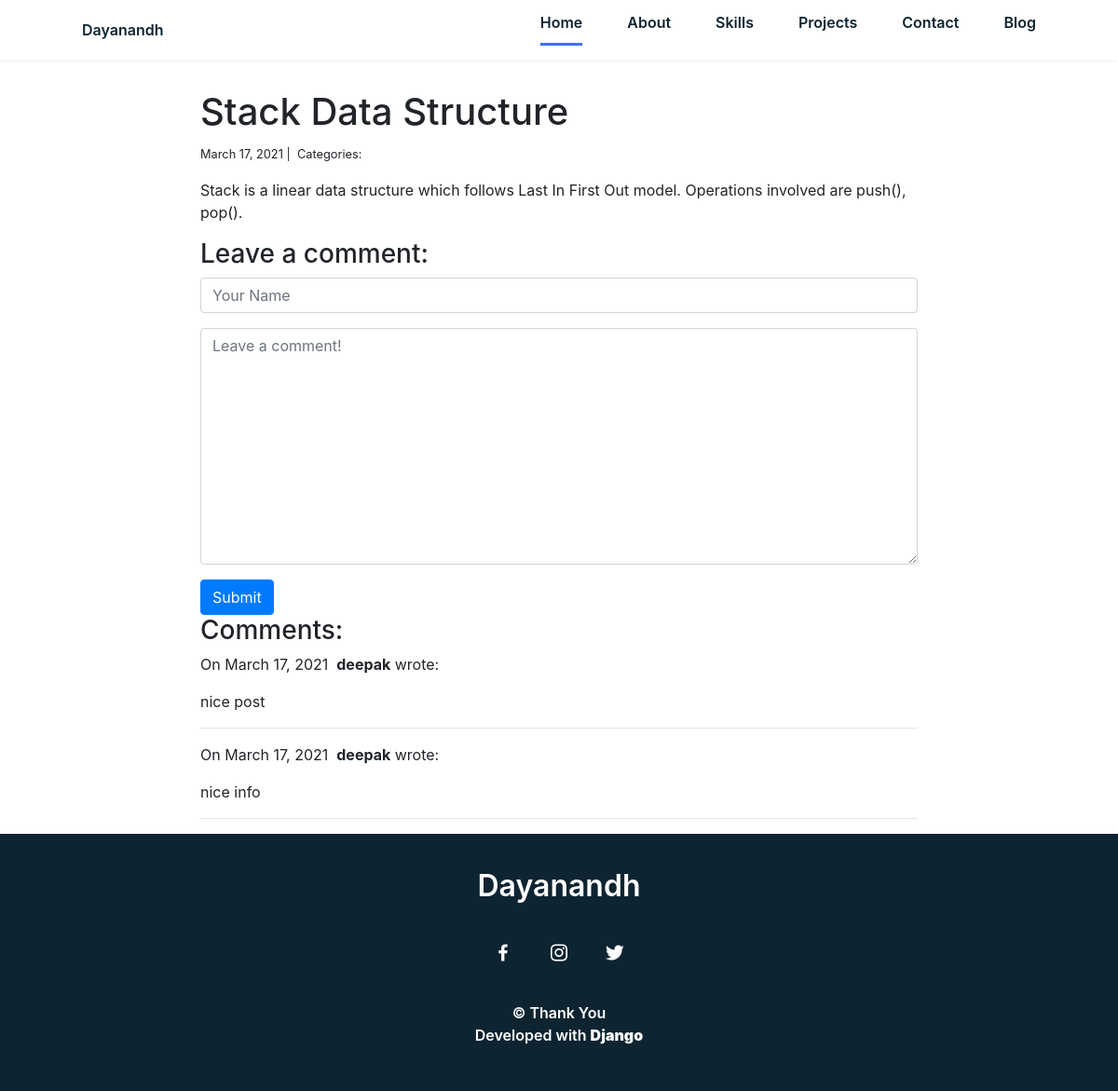
Page /blog/1/ on the committed database.
### blog/models.py (models this page shows)
class Post(models.Model):
    title = models.CharField(max_length=255)
    body = models.TextField()
    created_on = models.DateTimeField(auto_now_add = True)
    last_modified = models.DateTimeField(auto_now=True)
    catergories = models.ManyToManyField('Category', related_name='posts')

class Comment(models.Model):
    author = models.CharField(max_length=60)
    body = models.TextField()
    created_on = models.DateTimeField(auto_now_add=True)
    post = models.ForeignKey('Post', on_delete=models.CASCADE)

### blog/views.py (the view, shortened to what this page needs)
# urls.py: path("<int:pk>/", views.blog_detail, name="blog_detail"),
def blog_detail(request, pk):
    post = Post.objects.get(pk=pk)
    comments = Comment.objects.filter(post=post)
    form = CommentForm()
    context = {
        'post':post,
        "comments":comments,
        "form":form
    }
    return render(request, "blog_detail.html", context)

### blog/forms.py
class CommentForm(forms.Form):
    author = forms.CharField(
        max_length=60,
        widget=forms.TextInput(attrs={
            "class": "form-control",
            "placeholder": "Your Name"
        })
    )
    body = forms.CharField(widget=forms.Textarea(
        attrs={
            "class": "form-control",
            "placeholder": "Leave a comment!"
        })
    )

### blog/templates/blog_detail.html (shortened to what this page needs)
{% extends "base.html" %}
{% block page_content %}
<link rel="stylesheet" href="https://stackpath.bootstrapcdn.com/bootstrap/4.1.3/css/bootstrap.min.css">
<div class="col-md-8 offset-md-2">
    <br><br>
    <br><br>
    <h1>{{ post.title }}</h1>
    <small>
        {{ post.created_on.date }} |&nbsp;
        Categories:&nbsp;
    </small>
    <p>{{ post.body | linebreaks }}</p>
    <h3>Leave a comment:</h3>
    <form action="/blog/{{ post.pk }}/" method="post">
        <div class="form-group">
            {{ form.author }}
        </div>
        <div class="form-group">
            {{ form.body }}
        </div>
        <button type="submit" class="btn btn-primary">Submit</button>
    </form>
    <h3>Comments:</h3>
    {% for comment in comments %}
    <p>
        On {{comment.created_on.date }}&nbsp;
        <b>{{ comment.author }}</b> wrote:
    </p>
    <p>{{ comment.body }}</p>
    <hr>
    {% endfor %}
</div>
{% endblock %}

### myPortfolio/templates/base.html (shortened to what this page needs)
{% load static %}
<!DOCTYPE html>
<html lang="en">
    <head>
        <link rel="stylesheet" href="{% static 'css/styles.css' %}">
        <link href='https://cdn.jsdelivr.net/npm/boxicons@2.0.5/css/boxicons.min.css' rel='stylesheet'>
    </head>
    <body>
        <header class="l-header">
            <nav class="nav bd-grid">
                <div>
                    <a href="#" class="nav__logo">Dayanandh</a>
                </div>
                <div class="nav__menu" id="nav-menu">
                    <ul class="nav__list">
                        <li class="nav__item"><a href="{% url 'home' %}" class="nav__link active">Home</a></li>
                        <li class="nav__item"><a href="#about" class="nav__link">About</a></li>
                        <li class="nav__item"><a href="#skills" class="nav__link">Skills</a></li>
                        <li class="nav__item"><a href="#work" class="nav__link">Projects</a></li>
                        <li class="nav__item"><a href="#contact" class="nav__link">Contact</a></li>
                        <li class="nav__item"><a href="{% url 'blog_index' %}" class="nav__link">Blog</a></li>
                    </ul>
                </div>
            </nav>
        </header>
        <main class="l-main">
            {% block page_content %}{% endblock %}
        </main>
        <footer class="footer">
            <p class="footer__title">Dayanandh</p>
            <div class="footer__social">
                <a href="https://www.facebook.com/dayanandd71" class="footer__icon" target="_blank"><i class='bx bxl-facebook' ></i></a>
                <a href="https://www.instagram.com/__creative__hav0c__/" target="_blank" class="footer__icon"><i class='bx bxl-instagram' ></i></a>
                <a href="https://twitter.com/dayanandh_n" class="footer__icon" target="_blank"><i class='bx bxl-twitter' ></i></a>
            </div>
            <p>&#169; Thank You <br> Developed with <b>Django</b></p>
        </footer>
    </body>
</html>

### home/static/css/styles.css (style rules this page uses)
:root { --header-height: 3rem; --font-semi: 600; }
:root { --first-color: #4070F4; --second-color: #0E2431; }
:root { --body-font: 'Poppins', sans-serif; --big-font-size: 2rem; --h2-font-size: 1.25rem; --normal-font-size: 0.938rem; }
@media screen and (min-width: 768px) { :root { --big-font-size: 3.5rem; --h2-font-size: 2rem; --normal-font-size: 1rem; } }
:root { --mb-1: 0.5rem; --mb-2: 1rem; --mb-3: 1.5rem; --mb-4: 2rem; --mb-5: 2.5rem; --mb-6: 3rem; }
:root { --z-back: -10; --z-normal: 1; --z-tooltip: 10; --z-fixed: 100; }
*,::before,::after { box-sizing: border-box; }
html { scroll-behavior: smooth; }
body { margin: var(--header-height) 0 0 0; font-family: var(--body-font); font-size: var(--normal-font-size); color: var(--second-color); }
h1,h2,p { margin: 0; }
ul { margin: 0; padding: 0; list-style: none; }
a { text-decoration: none; }
.bd-grid { max-width: 1024px; display: grid; grid-template-columns: 100%; grid-column-gap: 2rem; width: calc(100% - 2rem); margin-left: var(--mb-2); margin-right: var(--mb-2); }
.l-header { width: 100%; position: fixed; top: 0; left: 0; z-index: var(--z-fixed); background-color: #fff; box-shadow: 0 1px 4px rgba(146,161,176,.15); }
.nav { height: var(--header-height); display: flex; justify-content: space-between; align-items: center; font-weight: var(--font-semi); }
.nav__item { margin-bottom: var(--mb-4); }
.nav__link { position: relative; color: #fff; }
.nav__logo { color: var(--second-color); }
.active::after { position: absolute; content: ""; width: 100%; height: 0.18rem; left: 0; top: 2rem; background-color: var(--first-color); }
.footer { background-color: var(--second-color); color: #fff; text-align: center; font-weight: var(--font-semi); padding: 2rem 0; }
.footer__title { font-size: 2rem; margin-bottom: var(--mb-4); }
.footer__social { margin-bottom: var(--mb-4); }
.footer__icon { font-size: 1.5rem; color: #fff; margin: 0 var(--mb-2) }
@media screen and (min-width: 768px) { body { margin: 0; } }
@media screen and (min-width: 768px) { .nav { height: calc(var(--header-height) + 1rem); } }
@media screen and (min-width: 768px) { .nav__list { display: flex; padding-top: 0; } }
@media screen and (min-width: 768px) { .nav__item { margin-left: var(--mb-6); margin-bottom: 0; } }
@media screen and (min-width: 768px) { .nav__link { color: var(--second-color); } }
@media screen and (min-width: 1024px) { .bd-grid { margin-left: auto; margin-right: auto; } }

### rows in the picture
Post: title "Stack Data Structure", created_on "March 17, 2021", body "Stack is a linear data structure which follows Last In First Out model. Operations involved are push(), pop()."
Comment: created_on "March 17, 2021", author "deepak", body "nice post"
Comment: created_on "March 17, 2021", author "deepak", body "nice info"
